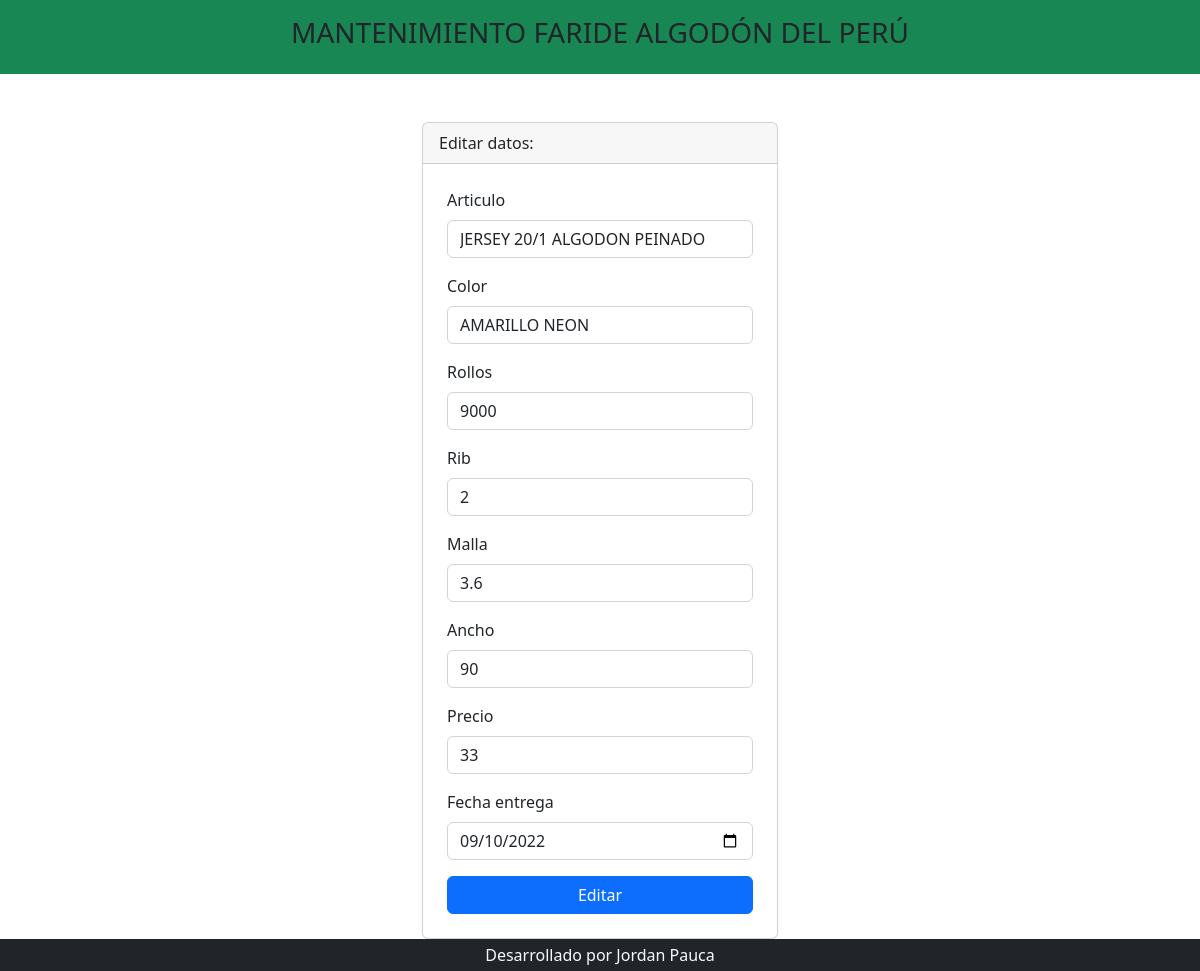
The app's page /editar_detallePedido.php?codigo=1&id_articulo=1&id_color=1&id_pedido=1 with its own data.
### tables this page shows
CREATE TABLE `detalle_pedido` (
  `id_detalle` int(11) NOT NULL,
  `id_pedido` int(11) NOT NULL,
  `id_articulo` int(11) NOT NULL,
  `id_color` int(11) NOT NULL,
  `cantidad_rollos_art` int(11) NOT NULL,
  `cantidad_rollos_rib` int(11) NOT NULL,
  `long_malla` double NOT NULL,
  `ancho` int(11) NOT NULL,
  `precio_kg` double NOT NULL,
  `fecha_entrega` date NOT NULL COMMENT 'FECHA ESTIMADA'
);

### editar_detallePedido.php (the view, shortened to what this page needs)
<?php include 'template/header.php' ?>
<?php
include_once 'model/conexion.php';
$codigo = $_GET['codigo'];
$idArticulo = $_GET['id_articulo'];
$idColor= $_GET['id_color'];
$sentencia= $bd->prepare("SELECT detalle_pedido.id_detalle,detalle_pedido.id_pedido ,detalle_pedido.id_articulo, articulo.desc_articulo, detalle_pedido.id_color, color.descripcion, detalle_pedido.cantidad_rollos_art, detalle_pedido.cantidad_rollos_rib, detalle_pedido.long_malla, detalle_pedido.ancho, detalle_pedido.precio_kg,detalle_pedido.fecha_entrega
FROM detalle_pedido
INNER JOIN articulo ON detalle_pedido.id_articulo=articulo.id_articulo
INNER JOIN color ON detalle_pedido.id_color=color.id_color
WHERE detalle_pedido.id_detalle=?;");
$sentencia->execute([$codigo]);
$detallePedido = $sentencia->fetch(PDO::FETCH_OBJ);
?>
<div class="container mt-5">
    <div class="row justify-content-center">
        <div class="col-md-4">
        <div class="card">
                <div class="card-header">
                    Editar datos:
                </div>
                <form class="p-4" method="POST" action="editarProceso_detallePedido.php">
                    <div class="mb-3">
                    <label class="form-label">Articulo</label>
                    <select class="form-control" name="txtArticulo" >
                    <?php
                    $query = $bd->prepare("SELECT * FROM articulo");
                    $query->execute();
                    $data = $query->fetchAll();
                    foreach ($data as $valores):
                        if($valores["id_articulo"]==$idArticulo){
                            echo "<option selected='selected' value='".$valores["id_articulo"]."'>".$valores["desc_articulo"]."</option>";
                            }
                            else{
                                echo "<option value='".$valores["id_articulo"]."'>".$valores["desc_articulo"]."</option>";
                            }
                    endforeach;
                    ?>
                    </select>
                    </div>
                    <div class="mb-3">
                    <label class="form-label">Color</label>
                    <select class="form-control" name="txtColor" >
                    <?php
                    $query2 = $bd->prepare("SELECT * FROM color");
                    $query2->execute();
                    $data2 = $query2->fetchAll();
                    foreach ($data2 as $valores2):
                        if($valores2["id_color"]==$idColor){
                                echo "<option selected='selected' value='".$valores2["id_color"]."'>".$valores2["descripcion"]."</option>";
                            }
                            else{
                                echo "<option value='".$valores2["id_color"]."'>".$valores2["descripcion"]."</option>";
                            }
                    endforeach;
                    ?>
                    </select>
                    </div>
                    <div class="mb-3">
                        <label class="form-label">Rollos</label>
                        <input type="number" class="form-control" name="txtRollos" required
                        value="<?php echo $detallePedido->cantidad_rollos_art; ?>">
                    </div>
                    <div class="mb-3">
                        <label class="form-label">Rib</label>
                        <input type="number" class="form-control" name="txtRib" required
                        value="<?php echo $detallePedido->cantidad_rollos_rib; ?>">
                    </div>
                    <div class="mb-3">
                        <label class="form-label">Malla</label>
                        <input type="number" step="any" class="form-control" name="txtMalla" required
                        value="<?php echo $detallePedido->long_malla; ?>">
                    </div>
                    <div class="mb-3">
                        <label class="form-label">Ancho</label>
                        <input type="number" class="form-control" name="txtAncho" required
                        value="<?php echo $detallePedido->ancho; ?>">
                    </div>
                    <div class="mb-3">
                        <label class="form-label">Precio</label>
                        <input type="number" step="any" class="form-control" name="txtPrecio" required
                        value="<?php echo $detallePedido->precio_kg; ?>">
                    </div>
                    <div class="mb-3">
                        <label class="form-label">Fecha entrega</label>
                        <input type="date" class="form-control" name="txtFecha" required
                        value="<?php echo $detallePedido->fecha_entrega; ?>">
                    </div>
                    <div class="d-grid">
                        <input type="submit" class="btn btn-primary" value="Editar" required>
                    </div>
                </form>
            </div>
        </div>
    </div>
</div>
<?php include 'template/footer.php' ?>

### records on screen
detalle_pedido: txtRollos "9000", txtRib "2", txtMalla "3.6", txtAncho "90", txtPrecio "33", txtFecha "09/10/2022"

### other values on screen
form field txtArticulo "JERSEY 20/1 ALGODON PEINADO"
form field txtColor "AMARILLO NEON"
